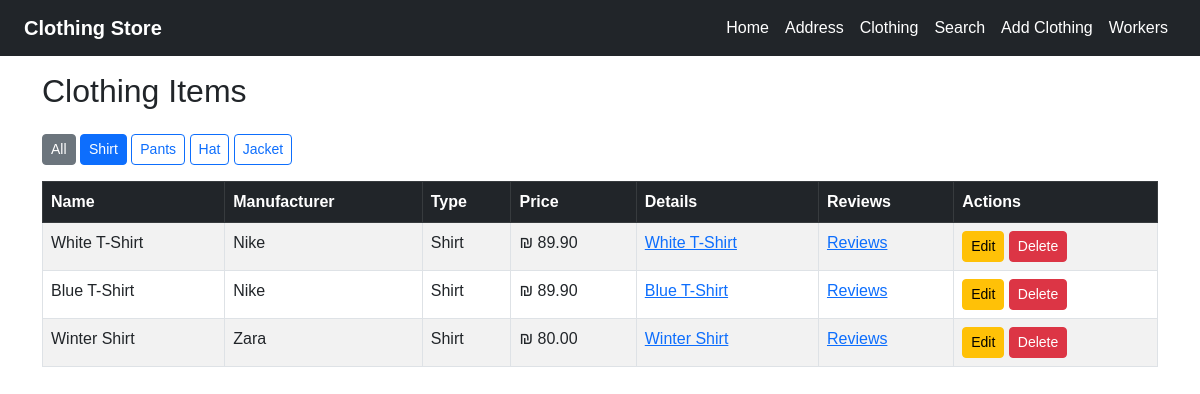
The app's page /clothing/?type=1, older data.
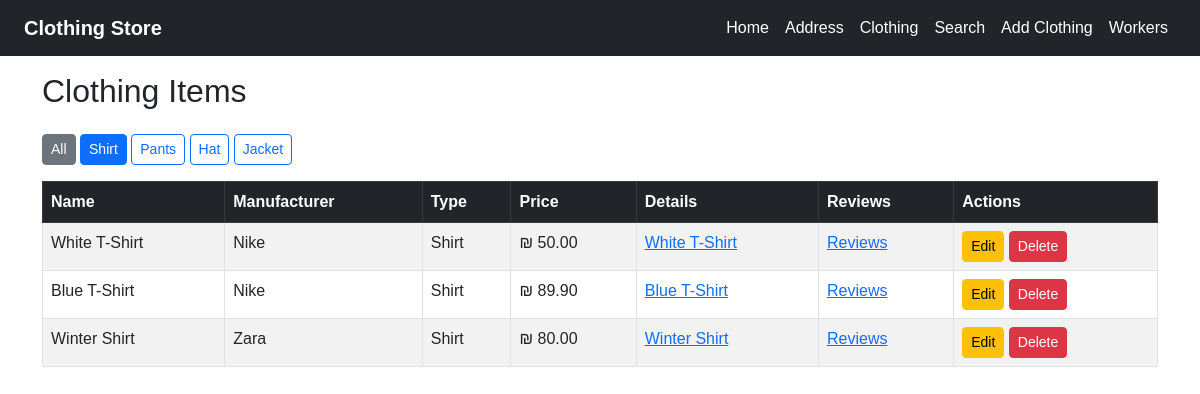
The same page, newer data.
### clothing/models.py (models this page shows, shortened)
class ClothingModel(models.Model):
    name = models.CharField(max_length=100)
    manufacturer = models.CharField(max_length=100)
    price = models.DecimalField(max_digits=8, decimal_places=2, validators=[MinValueValidator(0), MaxValueValidator(1000)])
    type = models.ForeignKey(TypeModel, on_delete=models.CASCADE,related_name='clothing_items')

class TypeModel(models.Model):
    name = models.CharField(max_length=100)

### clothing/views.py (the view)
# urls.py: path('', views.product_list, name='product_list'),
def product_list(request):
    type_id=request.GET.get('type')
    if type_id:
        clothes=ClothingModel.objects.filter(type_id=type_id)
    else:
        clothes=ClothingModel.objects.all()
    types=TypeModel.objects.all()
    return render(request, 'clothing/product_list.html',{
        'clothes':clothes,
        'types':types,
        'selected_type':int(type_id) if type_id else None
    })

### clothing/templates/clothing/product_list.html (shortened to what this page needs)
{% extends 'layout.html' %}
{% block content %}
<div class="container mt-5">
    <h2 class="mb-4">Clothing Items</h2>
    <div class="mb-3">
        <a href="{% url 'product_list' %}" class="btn btn-secondary btn-sm {% if not selected_type %}active{% endif %}">All</a>
        {% for type in types %}
            <a href="?type={{ type.id }}" class="btn btn-outline-primary btn-sm {% if selected_type == type.id %}active{% endif %}">
                {{ type.name }}
            </a>
        {% endfor %}
    </div>
    <table class="table table-bordered table-striped">
        <thead class="table-dark">
            <tr>
                <th>Name</th>
                <th>Manufacturer</th>
                <th>Type</th>
                <th>Price</th>
                <th>Details</th>
                <th>Reviews</th>
                <th>Actions</th>
            </tr>
        </thead>
        <tbody>
            {% for item in clothes %}
            <tr>
                <td>{{ item.name }}</td>
                <td>{{ item.manufacturer }}</td>
                <td>{{ item.type.name }}</td>
                <td>₪ {{ item.price }}</td>
                <td>
                    <a href="{% url 'clothing_detail' item.pk %}">
                        {{ item.name }}
                    </a>
                </td>
                <td>
                    <a href="{% url 'clothing_reviews' item.pk %}">
                        Reviews
                    </a>
                </td>
                <td>
                    <a href="{% url 'update_clothing' item.pk %}" class="btn btn-sm btn-warning">Edit</a>
                    <a href="{% url 'delete_clothing' item.pk %}" class="btn btn-sm btn-danger">Delete</a>
                </td>
            </tr>
            {% empty %}
            <tr>
                <td colspan="8" class="text-center">No items found.</td>
            </tr>
            {% endfor %}
        </tbody>
    </table>
</div>
{% endblock %}

Row changes from the older to the newer data that the page shows:
changed ClothingModel "White T-Shirt": price "89.90" → "50.00"
